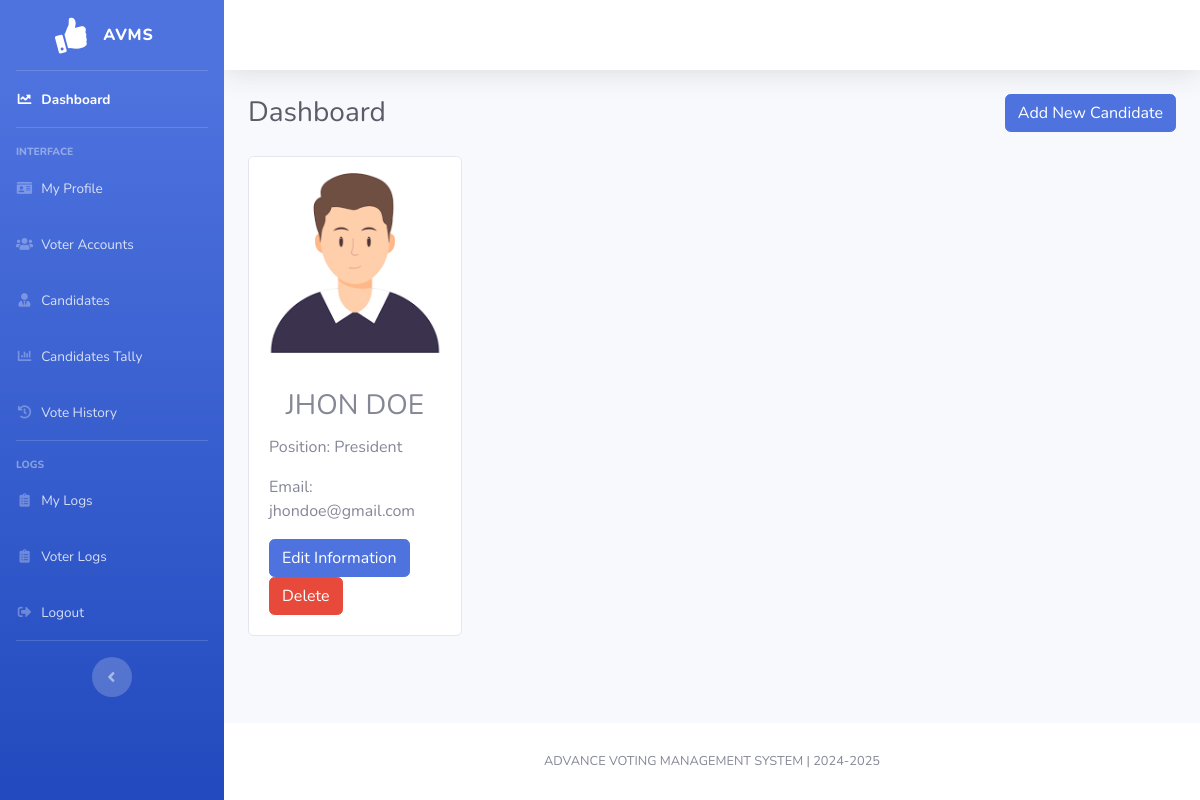
Page /admin/candidates.php on the committed database.
### tables this page shows
CREATE TABLE `candidates` (
  `id` int(11) NOT NULL,
  `image` varchar(255) NOT NULL,
  `candidate_name` varchar(100) NOT NULL,
  `position` varchar(100) NOT NULL,
  `email` varchar(100) NOT NULL,
  `date_registered` datetime NOT NULL DEFAULT current_timestamp()
);

### admin/candidates.php (the view, shortened to what this page needs)
<?php
    include("../components/admin-header.php");
    $candidates_list = $connData->query("SELECT * FROM `candidates`")->fetchAll(PDO::FETCH_ASSOC);
?>
<div id="content">
    <?php include("../components/topbar.php"); ?>
    <div class="container-fluid">
        <div class="d-sm-flex align-items-center justify-content-between mb-4">
            <h1 class="h3 mb-0 text-gray-800">Dashboard</h1>
            <button type="button" class="btn btn-primary" data-toggle="modal" data-target="#addCandidate">
            Add New Candidate
            </button>
        </div>
        <div class="row">
            <?php foreach ($candidates_list as $candidates): ?>
                <div class="col-sm-3 mb-3">
                    <div class="card">
                    <img class="card-img-top" src="<?php echo "../image/profile/" . $candidates['image']; ?>" alt="Card image cap">
                        <div class="card-body">
                            <h3 class="card-title text-uppercase text-center"><?php echo($candidates['candidate_name']); ?></h3>
                            <p class="card-text">Position: <?php echo($candidates['position']); ?></p>
                            <p class="card-text">Email: <?php echo($candidates['email']); ?></p>
                            <button type="button" class="btn btn-primary" data-toggle="modal" data-target="#editCandidate">
                                Edit Information
                            </button>
                            <button type="button" class="btn btn-danger delete-btn" data-id="<?php echo($candidates['id']); ?>">
                                Delete
                            </button>
                        </div>
                    </div>
                </div>
            <?php endforeach; ?>
        </div>
    </div>
</div>
<?php include("../components/footer.php"); ?>
</div>
</div>
</body>
</html>

### rows in the picture
candidates: image (picture), candidate_name "JHON DOE", position "President", email "jhondoe@gmail.com"
